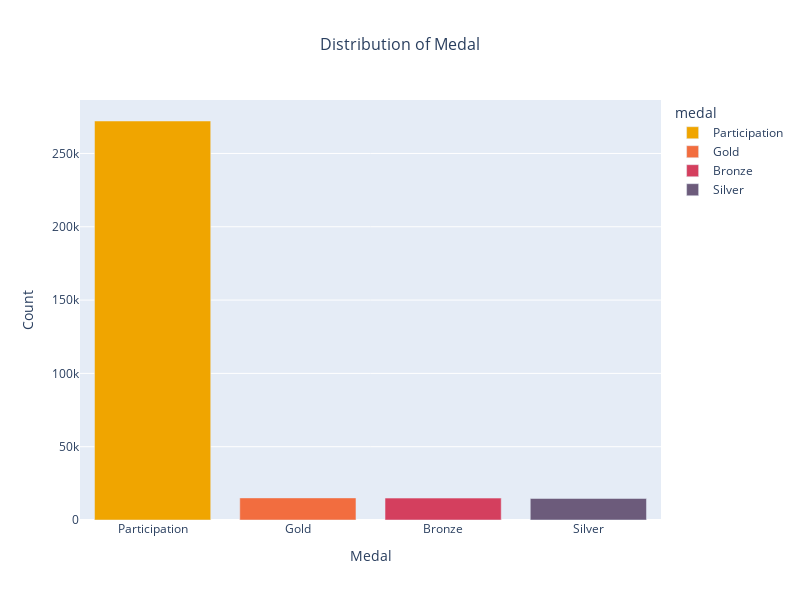

The notebook cell saved with this chart:
### Markdown cell above
Distribution of Medal

### Code cell
medal_counts = Olympic_Athlete_Event_Results['medal'].value_counts().reset_index()
medal_counts.columns = ['medal', 'count']

custom_colors = ['#F0A500', '#F26D3F', '#D43F5E', '#6C5B7B']

fig = px.bar(medal_counts, x='medal', y='count', title='Distribution of Medal', color='medal', color_discrete_sequence=custom_colors)

fig.update_layout(
    xaxis_title='Medal',
    yaxis_title='Count',
    font=dict(size=12),
    title_font_size = 16,
    title_x = 0.5,
    width = 800,
    height = 600
)
fig.show()

### Figure 1 — Plotly figure (JSON) as saved in the notebook; plotly's stock layout.template omitted (floating-point values rounded to 4 significant figures)
{"data": [{"alignmentgroup": "True", "hovertemplate": "medal=%{x}<br>count=%{y}<extra></extra>", "legendgroup": "Participation", "marker": {"color": "#F0A500", "pattern": {"shape": ""}}, "name": "Participation", "offsetgroup": "Participation", "orientation": "v", "showlegend": true, "textposition": "auto", "x": ["Participation"], "xaxis": "x", "y": [272147], "yaxis": "y", "type": "bar"}, {"alignmentgroup": "True", "hovertemplate": "medal=%{x}<br>count=%{y}<extra></extra>", "legendgroup": "Gold", "marker": {"color": "#F26D3F", "pattern": {"shape": ""}}, "name": "Gold", "offsetgroup": "Gold", "orientation": "v", "showlegend": true, "textposition": "auto", "x": ["Gold"], "xaxis": "x", "y": [15072], "yaxis": "y", "type": "bar"}, {"alignmentgroup": "True", "hovertemplate": "medal=%{x}<br>count=%{y}<extra></extra>", "legendgroup": "Bronze", "marker": {"color": "#D43F5E", "pattern": {"shape": ""}}, "name": "Bronze", "offsetgroup": "Bronze", "orientation": "v", "showlegend": true, "textposition": "auto", "x": ["Bronze"], "xaxis": "x", "y": [14939], "yaxis": "y", "type": "bar"}, {"alignmentgroup": "True", "hovertemplate": "medal=%{x}<br>count=%{y}<extra></extra>", "legendgroup": "Silver", "marker": {"color": "#6C5B7B", "pattern": {"shape": ""}}, "name": "Silver", "offsetgroup": "Silver", "orientation": "v", "showlegend": true, "textposition": "auto", "x": ["Silver"], "xaxis": "x", "y": [14676], "yaxis": "y", "type": "bar"}], "layout": {"xaxis": {"anchor": "y", "domain": [0.0, 1.0], "title": {"text": "Medal"}, "categoryorder": "array", "categoryarray": ["Participation", "Gold", "Bronze", "Silver"]}, "yaxis": {"anchor": "x", "domain": [0.0, 1.0], "title": {"text": "Count"}}, "legend": {"title": {"text": "medal"}, "tracegroupgap": 0}, "title": {"text": "Distribution of Medal", "font": {"size": 16}, "x": 0.5}, "barmode": "relative", "font": {"size": 12}, "width": 800, "height": 600}}
